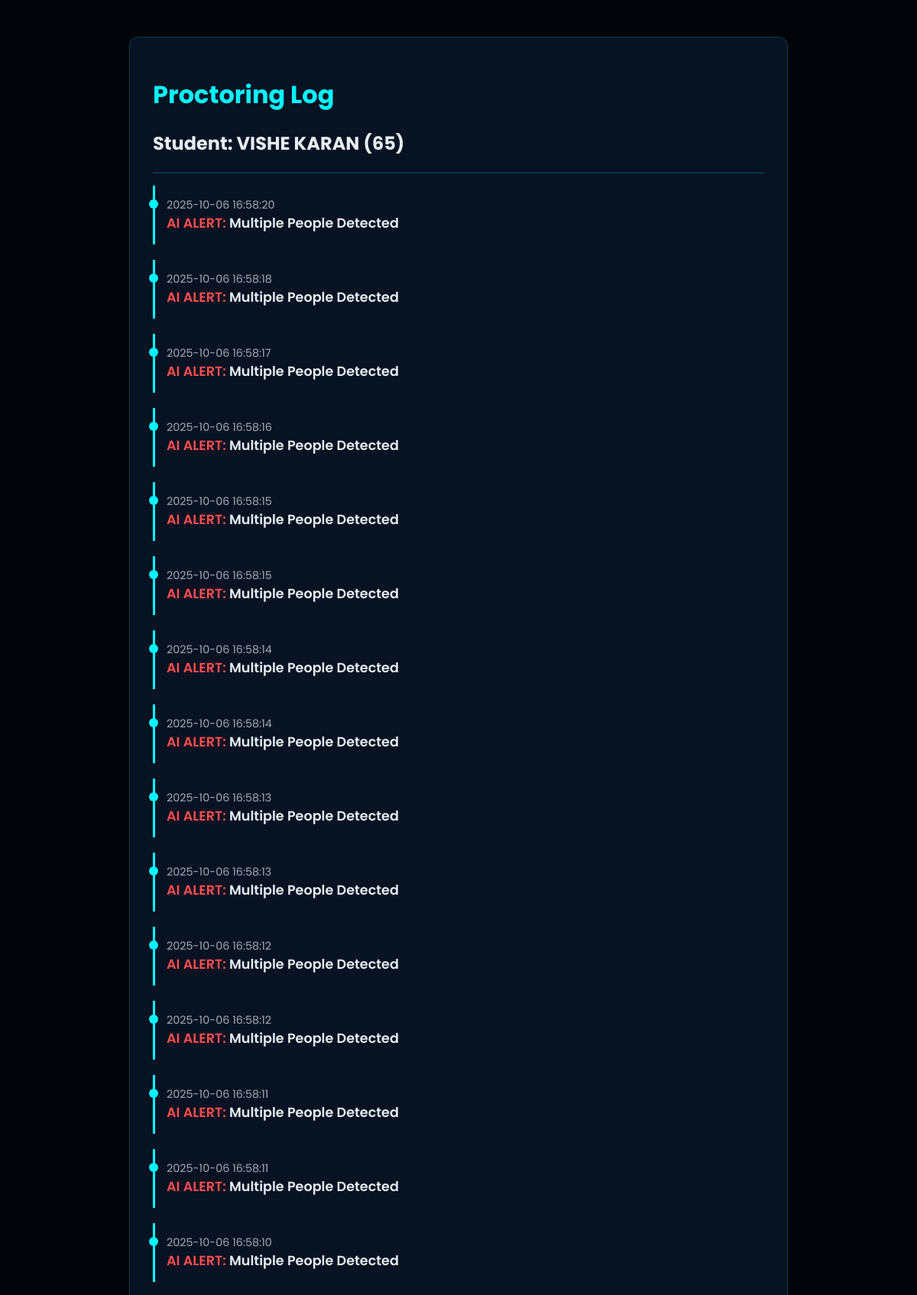
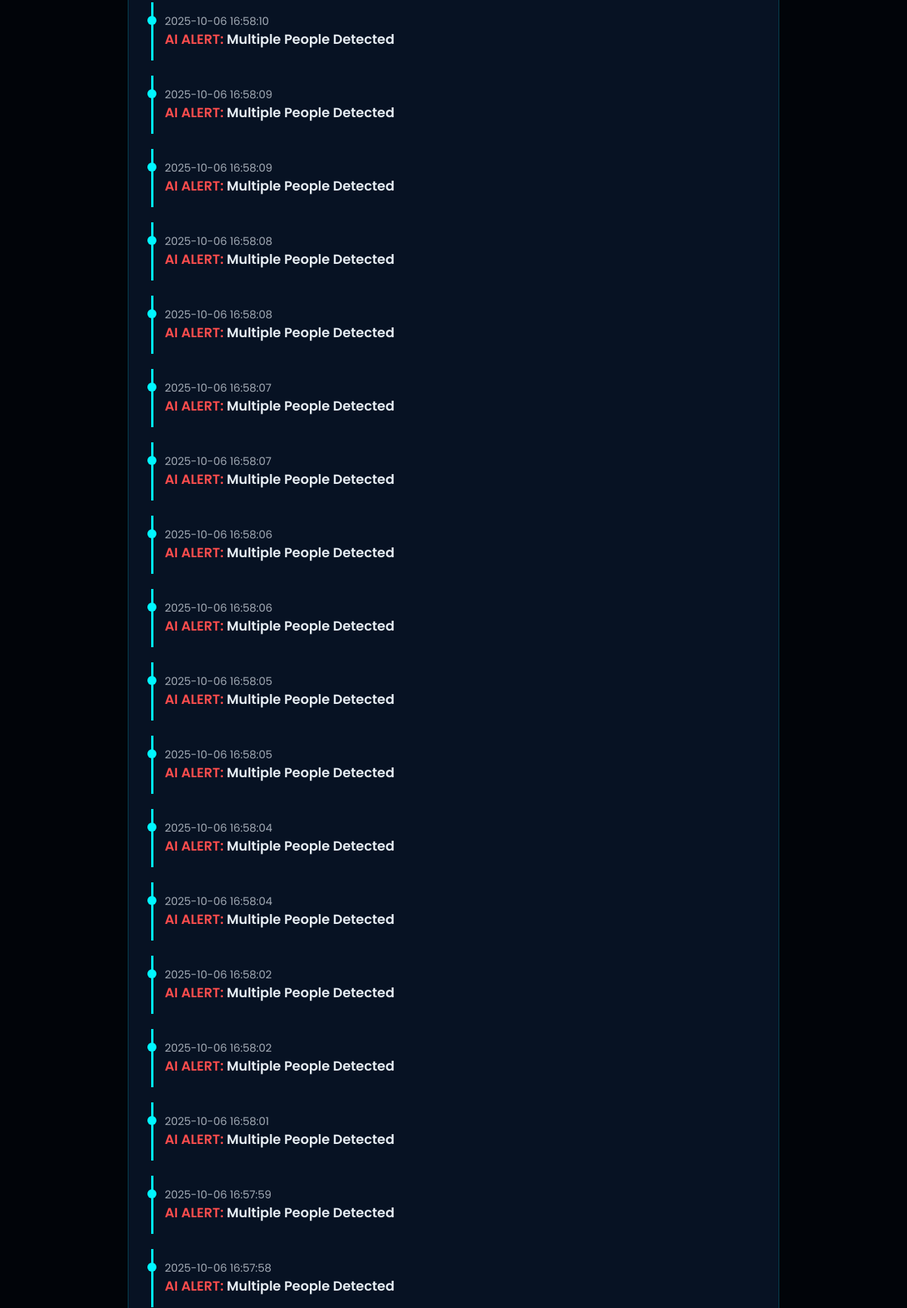
The app's page /admin/review/65 (signed in, upper part) with its own data (2 pictures, top to bottom).
### tables this page shows
CREATE TABLE proctoring_logs (
        id INTEGER PRIMARY KEY AUTOINCREMENT,
        student_roll_no TEXT NOT NULL,
        timestamp DATETIME DEFAULT CURRENT_TIMESTAMP,
        event_type TEXT NOT NULL,
        message TEXT NOT NULL
    );

### app.py (the view)
@app.route('/admin/review/<student_roll_no>')
def review_session(student_roll_no):
    if not session.get('admin'):
        return redirect(url_for('admin_login_page'))
    conn = sqlite3.connect('exam_database.db')
    conn.row_factory = sqlite3.Row # This allows accessing columns by name
    cursor = conn.cursor()
    cursor.execute(
        "SELECT timestamp, event_type, message FROM proctoring_logs WHERE student_roll_no = ? ORDER BY timestamp DESC",
        (student_roll_no,)
    )
    logs = cursor.fetchall()
    conn.close()
    student_name = ""
    for student_data in STUDENTS.values():
        if str(student_data['roll_no']) == str(student_roll_no):
            student_name = student_data['name']
            break
    return render_template(
        'admin_review.html',
        logs=logs,
        student_roll_no=student_roll_no,
        student_name=student_name
    )

### templates/admin_review.html (shortened to what this page needs)
<!DOCTYPE html>
<html lang="en">
<head>
</head>
<body>
    <div class="container">
        <h1>Proctoring Log</h1>
        <h2>Student: {{ student_name }} ({{ student_roll_no }})</h2>
        <hr style="border-color: rgba(0, 246, 255, 0.2);">
        <ul class="timeline">
            {% if logs %}
                {% for log in logs %}
                    <li>
                        <div class="log-time">{{ log['timestamp'] }}</div>
                        <div class="log-message">
                            <span class="log-type-{{ log['event_type'] }}">{{ log['event_type'].replace('_', ' ') }}:</span>
                            {{ log['message'] }}
                        </div>
                    </li>
                {% endfor %}
            {% else %}
                <p>No proctoring events were logged for this student.</p>
            {% endif %}
        </ul>
    </div>
</body>
</html>

### templates/admin_review.html (style rules this page uses)
body { font-family: 'Poppins', sans-serif; background-color: #010409; color: #e6edf3; padding: 40px; }
.container { max-width: 800px; margin: auto; background-color: rgba(10, 25, 47, 0.7); padding: 30px; border-radius: 12px; border: 1px solid rgba(0, 246, 255, 0.2); }
h1 { color: #00f6ff; }
.timeline { list-style: none; padding: 0; }
.timeline li { padding: 15px; border-left: 3px solid #00f6ff; margin-bottom: 20px; position: relative; }
.timeline li::before { content: ''; width: 12px; height: 12px; background: #00f6ff; border-radius: 50%; position: absolute; left: -8px; top: 18px; }
.log-time { font-size: 0.9em; color: rgba(230, 237, 243, 0.7); }
.log-message { font-weight: 600; font-size: 1.1em; }
.log-type-AI_ALERT { color: #ff4d4d; }

### records on screen
proctoring_logs: timestamp "2025-10-06 16:58:20", event_type.replace "AI ALERT", message "Multiple People Detected"
proctoring_logs: timestamp "2025-10-06 16:58:18", event_type.replace "AI ALERT", message "Multiple People Detected"
proctoring_logs: timestamp "2025-10-06 16:58:17", event_type.replace "AI ALERT", message "Multiple People Detected"
proctoring_logs: timestamp "2025-10-06 16:58:16", event_type.replace "AI ALERT", message "Multiple People Detected"
proctoring_logs: timestamp "2025-10-06 16:58:15", event_type.replace "AI ALERT", message "Multiple People Detected"
proctoring_logs: timestamp "2025-10-06 16:58:15", event_type.replace "AI ALERT", message "Multiple People Detected"
proctoring_logs: timestamp "2025-10-06 16:58:14", event_type.replace "AI ALERT", message "Multiple People Detected"
proctoring_logs: timestamp "2025-10-06 16:58:14", event_type.replace "AI ALERT", message "Multiple People Detected"
proctoring_logs: timestamp "2025-10-06 16:58:13", event_type.replace "AI ALERT", message "Multiple People Detected"
proctoring_logs: timestamp "2025-10-06 16:58:13", event_type.replace "AI ALERT", message "Multiple People Detected"
proctoring_logs: timestamp "2025-10-06 16:58:12", event_type.replace "AI ALERT", message "Multiple People Detected"
proctoring_logs: timestamp "2025-10-06 16:58:12", event_type.replace "AI ALERT", message "Multiple People Detected"
proctoring_logs: timestamp "2025-10-06 16:58:11", event_type.replace "AI ALERT", message "Multiple People Detected"
proctoring_logs: timestamp "2025-10-06 16:58:11", event_type.replace "AI ALERT", message "Multiple People Detected"
proctoring_logs: timestamp "2025-10-06 16:58:10", event_type.replace "AI ALERT", message "Multiple People Detected"
proctoring_logs: timestamp "2025-10-06 16:58:10", event_type.replace "AI ALERT", message "Multiple People Detected"
proctoring_logs: timestamp "2025-10-06 16:58:09", event_type.replace "AI ALERT", message "Multiple People Detected"
proctoring_logs: timestamp "2025-10-06 16:58:09", event_type.replace "AI ALERT", message "Multiple People Detected"
proctoring_logs: timestamp "2025-10-06 16:58:08", event_type.replace "AI ALERT", message "Multiple People Detected"
proctoring_logs: timestamp "2025-10-06 16:58:08", event_type.replace "AI ALERT", message "Multiple People Detected"
proctoring_logs: timestamp "2025-10-06 16:58:07", event_type.replace "AI ALERT", message "Multiple People Detected"
proctoring_logs: timestamp "2025-10-06 16:58:07", event_type.replace "AI ALERT", message "Multiple People Detected"
proctoring_logs: timestamp "2025-10-06 16:58:06", event_type.replace "AI ALERT", message "Multiple People Detected"
proctoring_logs: timestamp "2025-10-06 16:58:06", event_type.replace "AI ALERT", message "Multiple People Detected"
proctoring_logs: timestamp "2025-10-06 16:58:05", event_type.replace "AI ALERT", message "Multiple People Detected"
proctoring_logs: timestamp "2025-10-06 16:58:05", event_type.replace "AI ALERT", message "Multiple People Detected"
proctoring_logs: timestamp "2025-10-06 16:58:04", event_type.replace "AI ALERT", message "Multiple People Detected"
proctoring_logs: timestamp "2025-10-06 16:58:04", event_type.replace "AI ALERT", message "Multiple People Detected"
proctoring_logs: timestamp "2025-10-06 16:58:02", event_type.replace "AI ALERT", message "Multiple People Detected"
proctoring_logs: timestamp "2025-10-06 16:58:02", event_type.replace "AI ALERT", message "Multiple People Detected"
proctoring_logs: timestamp "2025-10-06 16:58:01", event_type.replace "AI ALERT", message "Multiple People Detected"
proctoring_logs: timestamp "2025-10-06 16:57:59", event_type.replace "AI ALERT", message "Multiple People Detected"
proctoring_logs: timestamp "2025-10-06 16:57:58", event_type.replace "AI ALERT", message "Multiple People Detected"

### other values on screen
{{ student_name }} "VISHE KARAN"
{{ student_roll_no }} "65"
